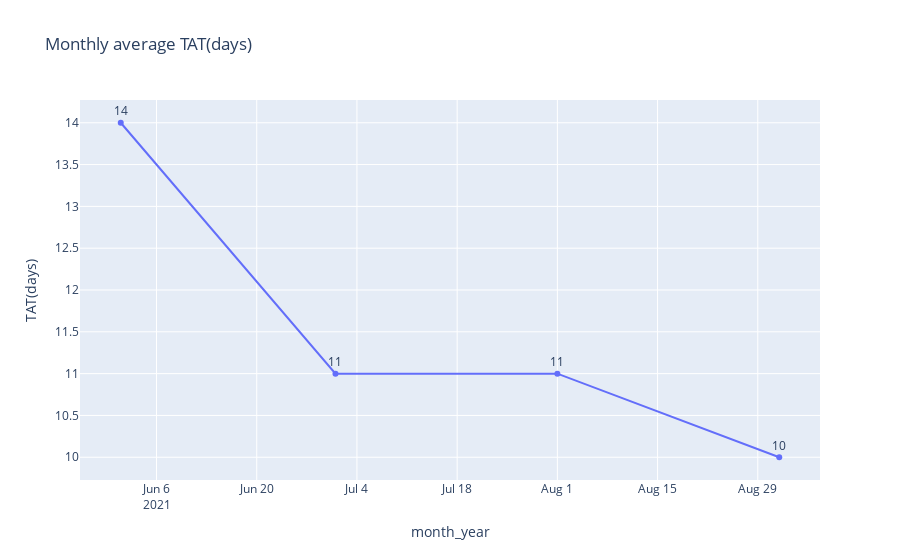

Source (notebook cell):
### Code cell
# ";" remove <matplotlib.axes._subplots.AxesSubplot at 0x204f3872460> above the graph.
# program_avg_TAT.plot(x='month',y='TAT(days)');


fig=px.line(program_avg_TAT,x='month_year',y='TAT(days)',title='Monthly average TAT(days)',text='TAT(days)',)
#           color_continuous_scale=["green", "yellow", "red"])
fig.update_traces(textposition="top center")
# fig.update_layout(uniformtext_minsize=9, uniformtext_mode='hide')
# fig.update_xaxes(tickangle=45)
fig.show()
# program_avg_TAT.iplot()

### Figure 1 — Plotly figure (JSON) as saved in the notebook; plotly's stock layout.template omitted (floating-point values rounded to 4 significant figures)
{"data": [{"hovertemplate": "month_year=%{x}<br>TAT(days)=%{text}<extra></extra>", "legendgroup": "", "line": {"color": "#636efa", "dash": "solid"}, "mode": "lines+markers+text", "name": "", "orientation": "v", "showlegend": false, "text": [14, 11, 11, 10], "textposition": "top center", "type": "scatter", "x": ["2021-06-01T00:00:00", "2021-07-01T00:00:00", "2021-08-01T00:00:00", "2021-09-01T00:00:00"], "xaxis": "x", "y": [14, 11, 11, 10], "yaxis": "y"}], "layout": {"legend": {"tracegroupgap": 0}, "title": {"text": "Monthly average TAT(days)"}, "xaxis": {"anchor": "y", "domain": [0, 1], "title": {"text": "month_year"}}, "yaxis": {"anchor": "x", "domain": [0, 1], "title": {"text": "TAT(days)"}}}}
